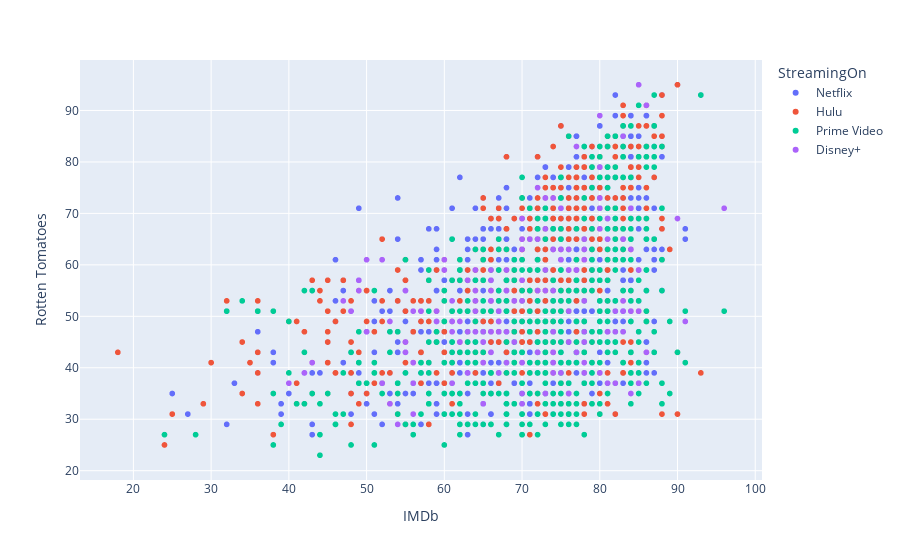

Write notebook code for a chart like this one.
### Markdown cell above
Now let's use a scatter plot to compare the rating between IMBD and Rotten Tomatoes to compare which streaming platform has the best ratings in both the user rating platforms

### Code cell
px.scatter(tv_shows_both_ratings, x='IMDb',
          y='Rotten Tomatoes', color='StreamingOn')

### Figure 1 — Plotly figure (JSON) as saved in the notebook; plotly's stock layout.template omitted (floating-point values rounded to 4 significant figures; data arrays with more than 128 entries replaced by an {"elided": "..."} marker saying what was removed)
{"data": [{"hovertemplate": "StreamingOn=Netflix<br>IMDb=%{x}<br>Rotten Tomatoes=%{y}<extra></extra>", "legendgroup": "Netflix", "marker": {"color": "#636efa", "symbol": "circle"}, "mode": "markers", "name": "Netflix", "showlegend": true, "type": "scattergl", "x": {"elided": "952 int values"}, "xaxis": "x", "y": {"elided": "952 int values"}, "yaxis": "y"}, {"hovertemplate": "StreamingOn=Hulu<br>IMDb=%{x}<br>Rotten Tomatoes=%{y}<extra></extra>", "legendgroup": "Hulu", "marker": {"color": "#EF553B", "symbol": "circle"}, "mode": "markers", "name": "Hulu", "showlegend": true, "type": "scattergl", "x": {"elided": "701 int values"}, "xaxis": "x", "y": {"elided": "701 int values"}, "yaxis": "y"}, {"hovertemplate": "StreamingOn=Prime Video<br>IMDb=%{x}<br>Rotten Tomatoes=%{y}<extra></extra>", "legendgroup": "Prime Video", "marker": {"color": "#00cc96", "symbol": "circle"}, "mode": "markers", "name": "Prime Video", "showlegend": true, "type": "scattergl", "x": {"elided": "572 int values"}, "xaxis": "x", "y": {"elided": "572 int values"}, "yaxis": "y"}, {"hovertemplate": "StreamingOn=Disney+<br>IMDb=%{x}<br>Rotten Tomatoes=%{y}<extra></extra>", "legendgroup": "Disney+", "marker": {"color": "#ab63fa", "symbol": "circle"}, "mode": "markers", "name": "Disney+", "showlegend": true, "type": "scattergl", "x": {"elided": "154 int values"}, "xaxis": "x", "y": {"elided": "154 int values"}, "yaxis": "y"}], "layout": {"legend": {"title": {"text": "StreamingOn"}, "tracegroupgap": 0}, "margin": {"t": 60}, "xaxis": {"anchor": "y", "domain": [0, 1], "title": {"text": "IMDb"}}, "yaxis": {"anchor": "x", "domain": [0, 1], "title": {"text": "Rotten Tomatoes"}}}}
